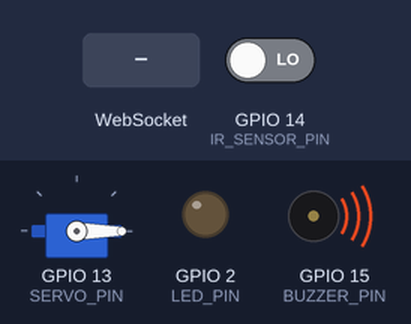
A sketch run on a simulated ESP32. Shown: servo, output pins drawn as LEDs (lit = HIGH), buzzer (waves = sounding, pin HIGH). Dashed ring = blinking. The inputs (shaded band) are chosen by the test bench; at power-on: GPIO 14 (IR_SENSOR_PIN) LOW. WiFi joins after 1.5 s; servers stay silent unless stated; what the sketch prints to the serial monitor is not drawn.

Above: at 1.6 s.
At 3.0 s:
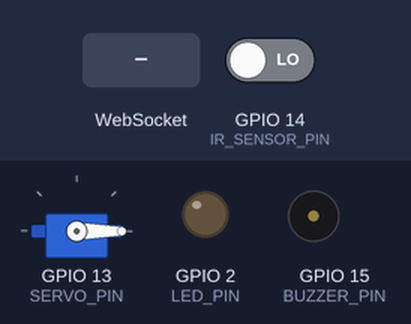
3.1 s: WebSocket text "42" received
At 5.4 s:
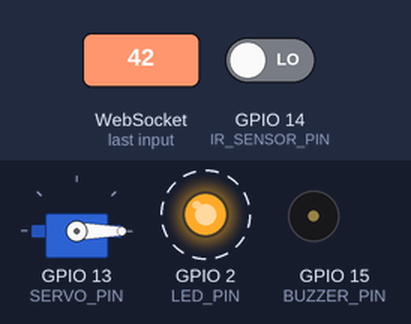
7.1 s: GPIO 14 (IR_SENSOR_PIN) driven HIGH
9.5 s: WebSocket text "locker:unlock" received
11.5 s: WebSocket text "locker:lock" received
13.5 s: GPIO 14 (IR_SENSOR_PIN) driven LOW
Timing chart, 0 to 16.5 s (numbered marks = the images above; inputs shaded):
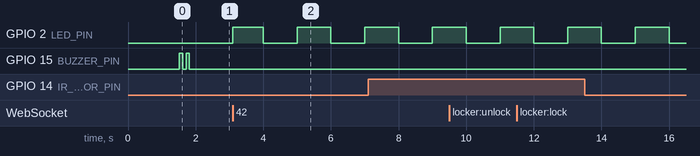

Measured:
- after the input at 3.1 s, GPIO 2 (LED_PIN): alternates HIGH for 0.95 s and LOW for 1.0 s, starting at once

The sketch:

locker_controller.ino
```cpp
/*
 * Smart QR-Controlled Locker System - ESP32 Controller
 *
 * This code controls the physical locker hardware and communicates
 * with the Node.js backend via WebSocket (Socket.IO)
 *
 * Hardware Connections:
 * - Servo Motor: GPIO 13
 * - IR Sensor (item detection): GPIO 14
 * - Status LED: GPIO 2 (built-in)
 * - Buzzer: GPIO 15 (optional)
 */

#include <WiFi.h>
#include <WebSocketsClient.h>
#include <ArduinoJson.h>
#include <ESP32Servo.h>

// ============== CONFIGURATION ==============
// WiFi Credentials
const char* WIFI_SSID = "YOUR_WIFI_SSID";
const char* WIFI_PASSWORD = "YOUR_WIFI_PASSWORD";

// Backend Server (your computer's IP on local network)
const char* SERVER_HOST = "smart-locker-c3vr.onrender.com";  // Production backend
const int SERVER_PORT = 443; // HTTPS port
const bool USE_SSL = true;   // Enable SSL for production

// For self-signed certificates (development only):
#include <WiFiClientSecure.h>
// Set to true to skip certificate validation (not secure for production)
const bool INSECURE_SSL = true;

// Rack Configuration - Each ESP32 controls one rack
const char* RACK_ID = "RACK_001";  // Must match MongoDB rack ID

// Hardware Pins
#define SERVO_PIN 13
#define IR_SENSOR_PIN 14
#define LED_PIN 2
#define BUZZER_PIN 15

// Lock Positions (adjust based on your servo)
#define LOCK_POSITION 0      // Servo angle when locked
#define UNLOCK_POSITION 90   // Servo angle when unlocked

// Timing
#define UNLOCK_DURATION 30000     // Keep unlocked for 30 seconds
#define SENSOR_CHECK_INTERVAL 1000 // Check sensor every 1 second
#define RECONNECT_INTERVAL 5000    // Retry connection every 5 seconds

// ============== GLOBAL VARIABLES ==============
WebSocketsClient webSocket;
Servo lockServo;

bool isConnected = false;
bool isLocked = true;
bool itemPresent = false;
bool lastItemState = false;

unsigned long unlockTime = 0;
unsigned long lastSensorCheck = 0;
unsigned long lastReconnectAttempt = 0;

// ============== SETUP ==============
void setup() {
  Serial.begin(115200);
  Serial.println("\n\n=================================");
  Serial.println("Smart Locker System - ESP32");
  Serial.println("=================================\n");

  // Initialize pins
  pinMode(LED_PIN, OUTPUT);
  pinMode(BUZZER_PIN, OUTPUT);
  pinMode(IR_SENSOR_PIN, INPUT);

  // Initialize servo
  ESP32PWM::allocateTimer(0);
  lockServo.setPeriodHertz(50);
  lockServo.attach(SERVO_PIN, 500, 2400);

  // Start in locked position
  lockServo.write(LOCK_POSITION);
  Serial.println("✓ Servo initialized - LOCKED");

  // Connect to WiFi
  connectWiFi();

  // Connect to WebSocket server
  connectWebSocket();

  // Initial sensor read
  itemPresent = digitalRead(IR_SENSOR_PIN) == LOW;
  lastItemState = itemPresent;

  // Startup beep
  beep(2, 100);
  Serial.println("\n✓ System Ready!\n");
}

// ============== MAIN LOOP ==============
void loop() {
  // Handle WebSocket events
  webSocket.loop();

  // Check WiFi connection
  if (WiFi.status() != WL_CONNECTED) {
    isConnected = false;
    digitalWrite(LED_PIN, LOW);
    connectWiFi();
    connectWebSocket();
  }

  // Auto-lock after timeout
  if (!isLocked && millis() - unlockTime > UNLOCK_DURATION) {
    lockLocker();
    Serial.println("⏰ Auto-locked after timeout");
  }

  // Check item sensor periodically
  if (millis() - lastSensorCheck > SENSOR_CHECK_INTERVAL) {
    lastSensorCheck = millis();
    checkItemSensor();
  }

  // Blink LED when connected
  if (isConnected) {
    digitalWrite(LED_PIN, (millis() / 1000) % 2);
  }
}

// ============== WIFI CONNECTION ==============
void connectWiFi() {
  Serial.print("Connecting to WiFi: ");
  Serial.println(WIFI_SSID);

  WiFi.begin(WIFI_SSID, WIFI_PASSWORD);

  int attempts = 0;
  while (WiFi.status() != WL_CONNECTED && attempts < 30) {
    delay(500);
    Serial.print(".");
    attempts++;
  }

  if (WiFi.status() == WL_CONNECTED) {
    Serial.println("\n✓ WiFi Connected!");
    Serial.print("  IP Address: ");
    Serial.println(WiFi.localIP());
  } else {
    Serial.println("\n✗ WiFi Connection Failed!");
  }
}

// ============== WEBSOCKET CONNECTION ==============
void connectWebSocket() {
  Serial.print("Connecting to WebSocket: ");
  Serial.print(SERVER_HOST);
  Serial.print(":");
  Serial.println(SERVER_PORT);

  // Socket.IO uses /socket.io/ path with specific query params
  webSocket.beginSocketIO(SERVER_HOST, SERVER_PORT, "/socket.io/?EIO=4");
  if (USE_SSL && INSECURE_SSL) {
    webSocket.setInsecure(); // Accept self-signed certs (for dev only)
  }
  webSocket.onEvent(webSocketEvent);
  webSocket.setReconnectInterval(RECONNECT_INTERVAL);
}

// ============== WEBSOCKET EVENT HANDLER ==============
void webSocketEvent(WStype_t type, uint8_t* payload, size_t length) {
  switch (type) {
    case WStype_DISCONNECTED:
      Serial.println("✗ WebSocket Disconnected");
      isConnected = false;
      digitalWrite(LED_PIN, LOW);
      break;

    case WStype_CONNECTED:
      Serial.println("✓ WebSocket Connected!");
      isConnected = true;
      digitalWrite(LED_PIN, HIGH);

      // Register this ESP32 with the server
      registerWithServer();
      break;

    case WStype_TEXT:
      handleMessage((char*)payload);
      break;

    case WStype_ERROR:
      Serial.println("✗ WebSocket Error");
      break;

    default:
      break;
  }
}

// ============== REGISTER WITH SERVER ==============
void registerWithServer() {
  // Socket.IO message format: 42["event", data]
  StaticJsonDocument<256> doc;
  doc["rackId"] = RACK_ID;
  doc["type"] = "esp32";
  doc["status"] = isLocked ? "locked" : "unlocked";
  doc["itemPresent"] = itemPresent;

  String jsonStr;
  serializeJson(doc, jsonStr);

  String message = "42[\"esp:register\"," + jsonStr + "]";
  webSocket.sendTXT(message);

  Serial.println("→ Registered with server");
  Serial.print("  Rack ID: ");
  Serial.println(RACK_ID);
}

// ============== HANDLE INCOMING MESSAGES ==============
void handleMessage(char* payload) {
  String msg = String(payload);
  Serial.print("← Received: ");
  Serial.println(msg);

  // Socket.IO messages start with "42" for event messages
  if (!msg.startsWith("42")) {
    // Handle Socket.IO protocol messages (ping/pong)
    if (msg == "2") {
      webSocket.sendTXT("3"); // Pong
    }
    return;
  }

  // Parse Socket.IO event: 42["eventName", {data}]
  int firstBracket = msg.indexOf('[');
  int firstQuote = msg.indexOf('"', firstBracket);
  int secondQuote = msg.indexOf('"', firstQuote + 1);

  if (firstQuote == -1 || secondQuote == -1) return;

  String eventName = msg.substring(firstQuote + 1, secondQuote);

  // Find JSON data after event name
  int dataStart = msg.indexOf(',', secondQuote);
  int dataEnd = msg.lastIndexOf(']');

  if (eventName == "locker:unlock") {
    // Parse the data to get rack ID
    if (dataStart != -1 && dataEnd != -1) {
      String dataStr = msg.substring(dataStart + 1, dataEnd);

      StaticJsonDocument<256> doc;
      DeserializationError error = deserializeJson(doc, dataStr);

      if (!error) {
        const char* targetRack = doc["rackId"];

        // Check if this command is for this rack
        if (String(targetRack) == String(RACK_ID)) {
          Serial.println("🔓 UNLOCK COMMAND RECEIVED!");
          unlockLocker();
        }
      }
    }
  }
  else if (eventName == "locker:lock") {
    if (dataStart != -1 && dataEnd != -1) {
      String dataStr = msg.substring(dataStart + 1, dataEnd);

      StaticJsonDocument<256> doc;
      DeserializationError error = deserializeJson(doc, dataStr);

      if (!error) {
        const char* targetRack = doc["rackId"];

        if (String(targetRack) == String(RACK_ID)) {
          Serial.println("🔒 LOCK COMMAND RECEIVED!");
          lockLocker();
        }
      }
    }
  }
  else if (eventName == "locker:status") {
    // Server requesting status update
    sendStatusUpdate();
  }
}

// ============== UNLOCK LOCKER ==============
void unlockLocker() {
  if (!isLocked) {
    Serial.println("Already unlocked");
    return;
  }

  Serial.println("🔓 Unlocking...");

  // Move servo to unlock position
  lockServo.write(UNLOCK_POSITION);
  isLocked = false;
  unlockTime = millis();

  // Feedback
  digitalWrite(LED_PIN, HIGH);
  beep(1, 200);

  // Notify server
  sendStatusUpdate();

  Serial.println("✓ Unlocked!");
}

// ============== LOCK LOCKER ==============
void lockLocker() {
  if (isLocked) {
    Serial.println("Already locked");
    return;
  }

  Serial.println("🔒 Locking...");

  // Move servo to lock position
  lockServo.write(LOCK_POSITION);
  isLocked = true;

  // Feedback
  beep(2, 100);

  // Notify server
  sendStatusUpdate();

  Serial.println("✓ Locked!");
}

// ============== CHECK ITEM SENSOR ==============
void checkItemSensor() {
  // IR sensor: LOW when object detected, HIGH when empty
  bool currentState = digitalRead(IR_SENSOR_PIN) == LOW;

  if (currentState != lastItemState) {
    lastItemState = currentState;
    itemPresent = currentState;

    Serial.print("📦 Item sensor: ");
    Serial.println(itemPresent ? "ITEM PRESENT" : "EMPTY");

    // Notify server of change
    sendItemStatusUpdate();
  }
}

// ============== SEND STATUS UPDATE ==============
void sendStatusUpdate() {
  if (!isConnected) return;

  StaticJsonDocument<256> doc;
  doc["rackId"] = RACK_ID;
  doc["isLocked"] = isLocked;
  doc["itemPresent"] = itemPresent;
  doc["timestamp"] = millis();

  String jsonStr;
  serializeJson(doc, jsonStr);

  String message = "42[\"esp:status\"," + jsonStr + "]";
  webSocket.sendTXT(message);

  Serial.println("→ Status update sent");
}

// ============== SEND ITEM STATUS UPDATE ==============
void sendItemStatusUpdate() {
  if (!isConnected) return;

  StaticJsonDocument<256> doc;
  doc["rackId"] = RACK_ID;
  doc["itemPresent"] = itemPresent;
  doc["needsRefill"] = !itemPresent; // Empty = needs refill

  String jsonStr;
  serializeJson(doc, jsonStr);

  String message = "42[\"esp:itemStatus\"," + jsonStr + "]";
  webSocket.sendTXT(message);

  Serial.print("→ Item status: ");
  Serial.println(itemPresent ? "present" : "needs refill");
}

// ============== BUZZER BEEP ==============
void beep(int times, int duration) {
  for (int i = 0; i < times; i++) {
    digitalWrite(BUZZER_PIN, HIGH);
    delay(duration);
    digitalWrite(BUZZER_PIN, LOW);
    if (i < times - 1) delay(duration);
  }
}

// ============== UTILITY: GET STATUS JSON ==============
String getStatusJson() {
  StaticJsonDocument<256> doc;
  doc["rackId"] = RACK_ID;
  doc["isLocked"] = isLocked;
  doc["itemPresent"] = itemPresent;
  doc["wifiConnected"] = WiFi.status() == WL_CONNECTED;
  doc["serverConnected"] = isConnected;
  doc["uptime"] = millis() / 1000;

  String output;
  serializeJson(doc, output);
  return output;
}
```
